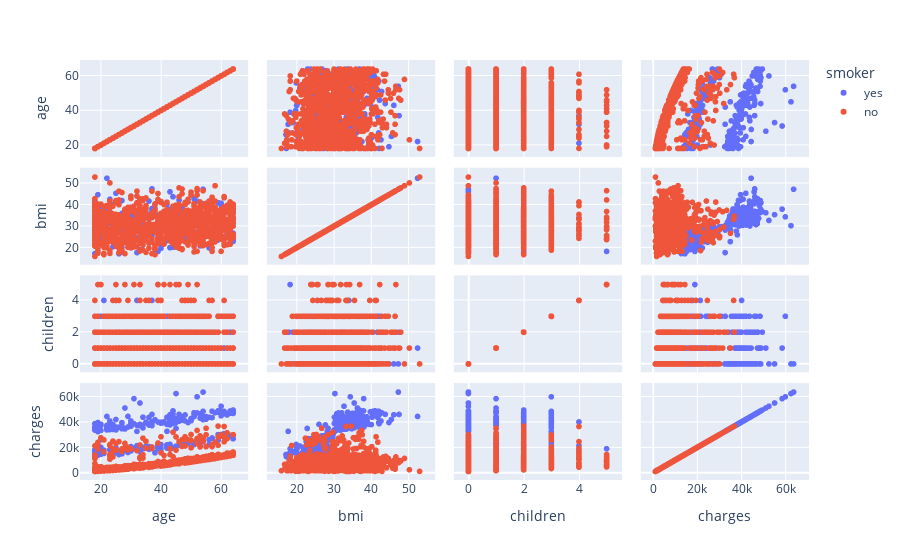

Here is the notebook cell this chart was saved with:
### Markdown cell above
## Plotly test

### Code cell
fig = px.scatter_matrix(data_frame=df,
                        dimensions=["age", "bmi", "children", "charges"],
                        color="smoker",
                        )
fig.show()

### Figure 1 — Plotly figure (JSON) as saved in the notebook; plotly's stock layout.template omitted (floating-point values rounded to 4 significant figures; data arrays with more than 128 entries replaced by an {"elided": "..."} marker saying what was removed)
{"data": [{"dimensions": [{"axis": {"matches": true}, "label": "age", "values": {"elided": "274 int values"}}, {"axis": {"matches": true}, "label": "bmi", "values": {"elided": "274 float values"}}, {"axis": {"matches": true}, "label": "children", "values": {"elided": "274 int values"}}, {"axis": {"matches": true}, "label": "charges", "values": {"elided": "274 float values"}}], "hovertemplate": "smoker=yes<br>%{xaxis.title.text}=%{x}<br>%{yaxis.title.text}=%{y}<extra></extra>", "legendgroup": "yes", "marker": {"color": "#636efa", "symbol": "circle"}, "name": "yes", "showlegend": true, "type": "splom"}, {"dimensions": [{"axis": {"matches": true}, "label": "age", "values": {"elided": "1063 int values"}}, {"axis": {"matches": true}, "label": "bmi", "values": {"elided": "1063 float values"}}, {"axis": {"matches": true}, "label": "children", "values": {"elided": "1063 int values"}}, {"axis": {"matches": true}, "label": "charges", "values": {"elided": "1063 float values"}}], "hovertemplate": "smoker=no<br>%{xaxis.title.text}=%{x}<br>%{yaxis.title.text}=%{y}<extra></extra>", "legendgroup": "no", "marker": {"color": "#EF553B", "symbol": "circle"}, "name": "no", "showlegend": true, "type": "splom"}], "layout": {"dragmode": "select", "legend": {"title": {"text": "smoker"}, "tracegroupgap": 0}, "margin": {"t": 60}}}
